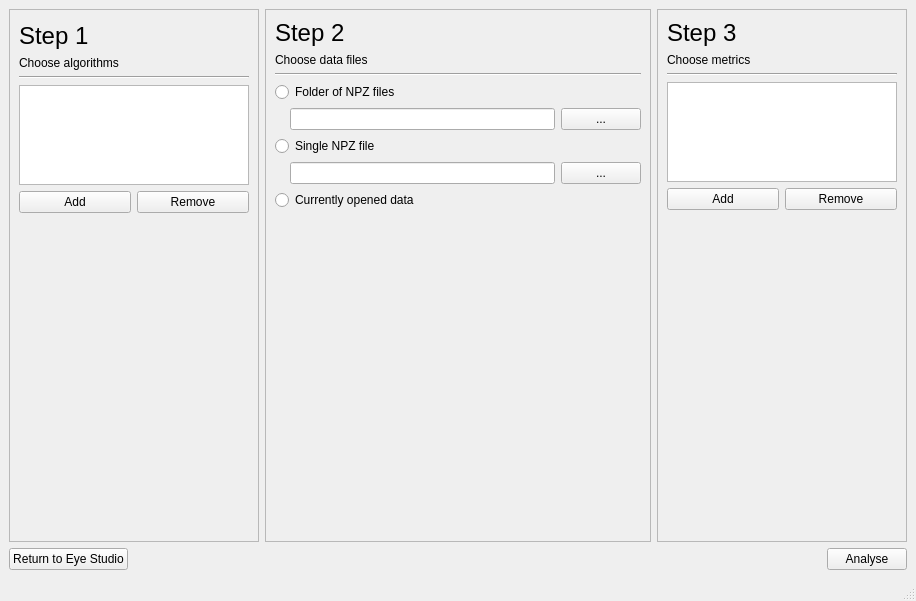
<?xml version="1.0" encoding="UTF-8"?>
<ui version="4.0">
 <class>mainWindow</class>
 <widget class="QMainWindow" name="mainWindow">
  <property name="geometry">
   <rect>
    <x>0</x>
    <y>0</y>
    <width>916</width>
    <height>601</height>
   </rect>
  </property>
  <property name="windowTitle">
   <string>Eye Analyser</string>
  </property>
  <widget class="QWidget" name="centralwidget">
   <layout class="QVBoxLayout" name="verticalLayout_4">
    <item>
     <layout class="QHBoxLayout" name="horizontalLayout">
      <item>
       <widget class="QFrame" name="frame">
        <property name="minimumSize">
         <size>
          <width>250</width>
          <height>0</height>
         </size>
        </property>
        <property name="maximumSize">
         <size>
          <width>250</width>
          <height>16777215</height>
         </size>
        </property>
        <property name="frameShape">
         <enum>QFrame::StyledPanel</enum>
        </property>
        <property name="frameShadow">
         <enum>QFrame::Raised</enum>
        </property>
        <layout class="QVBoxLayout" name="verticalLayout">
         <property name="topMargin">
          <number>12</number>
         </property>
         <property name="bottomMargin">
          <number>12</number>
         </property>
         <item>
          <widget class="QLabel" name="label">
           <property name="font">
            <font>
             <pointsize>18</pointsize>
            </font>
           </property>
           <property name="text">
            <string>Step 1</string>
           </property>
          </widget>
         </item>
         <item>
          <widget class="QLabel" name="label_3">
           <property name="text">
            <string>Choose algorithms</string>
           </property>
          </widget>
         </item>
         <item>
          <widget class="Line" name="line">
           <property name="orientation">
            <enum>Qt::Horizontal</enum>
           </property>
          </widget>
         </item>
         <item>
          <widget class="QListWidget" name="filterList">
           <property name="minimumSize">
            <size>
             <width>0</width>
             <height>100</height>
            </size>
           </property>
           <property name="maximumSize">
            <size>
             <width>16777215</width>
             <height>100</height>
            </size>
           </property>
          </widget>
         </item>
         <item>
          <layout class="QHBoxLayout" name="horizontalLayout_2">
           <item>
            <widget class="QPushButton" name="pushFilterAdd">
             <property name="text">
              <string>Add</string>
             </property>
            </widget>
           </item>
           <item>
            <widget class="QPushButton" name="pushFilterRemove">
             <property name="text">
              <string>Remove</string>
             </property>
            </widget>
           </item>
          </layout>
         </item>
         <item>
          <layout class="QVBoxLayout" name="groupBoxLayout"/>
         </item>
         <item>
          <spacer name="verticalSpacer">
           <property name="orientation">
            <enum>Qt::Vertical</enum>
           </property>
           <property name="sizeHint" stdset="0">
            <size>
             <width>20</width>
             <height>40</height>
            </size>
           </property>
          </spacer>
         </item>
        </layout>
       </widget>
      </item>
      <item>
       <widget class="QFrame" name="frame_2">
        <property name="frameShape">
         <enum>QFrame::StyledPanel</enum>
        </property>
        <property name="frameShadow">
         <enum>QFrame::Raised</enum>
        </property>
        <layout class="QVBoxLayout" name="verticalLayout_2">
         <property name="bottomMargin">
          <number>0</number>
         </property>
         <item>
          <widget class="QLabel" name="label_2">
           <property name="font">
            <font>
             <pointsize>18</pointsize>
            </font>
           </property>
           <property name="text">
            <string>Step 2</string>
           </property>
          </widget>
         </item>
         <item>
          <widget class="QLabel" name="label_4">
           <property name="text">
            <string>Choose data files</string>
           </property>
          </widget>
         </item>
         <item>
          <widget class="Line" name="line_2">
           <property name="orientation">
            <enum>Qt::Horizontal</enum>
           </property>
          </widget>
         </item>
         <item>
          <widget class="QRadioButton" name="radioFolder">
           <property name="text">
            <string>Folder of NPZ files</string>
           </property>
          </widget>
         </item>
         <item>
          <layout class="QHBoxLayout" name="horizontalLayout_3">
           <item>
            <spacer name="horizontalSpacer">
             <property name="orientation">
              <enum>Qt::Horizontal</enum>
             </property>
             <property name="sizeType">
              <enum>QSizePolicy::Fixed</enum>
             </property>
             <property name="sizeHint" stdset="0">
              <size>
               <width>15</width>
               <height>20</height>
              </size>
             </property>
            </spacer>
           </item>
           <item>
            <widget class="QLineEdit" name="textFolder"/>
           </item>
           <item>
            <widget class="QPushButton" name="pushSelectFolder">
             <property name="text">
              <string>...</string>
             </property>
             <property name="autoDefault">
              <bool>false</bool>
             </property>
             <property name="default">
              <bool>false</bool>
             </property>
             <property name="flat">
              <bool>false</bool>
             </property>
            </widget>
           </item>
          </layout>
         </item>
         <item>
          <widget class="QRadioButton" name="radioSingle">
           <property name="text">
            <string>Single NPZ file</string>
           </property>
          </widget>
         </item>
         <item>
          <layout class="QHBoxLayout" name="horizontalLayout_4">
           <item>
            <spacer name="horizontalSpacer_2">
             <property name="orientation">
              <enum>Qt::Horizontal</enum>
             </property>
             <property name="sizeType">
              <enum>QSizePolicy::Fixed</enum>
             </property>
             <property name="sizeHint" stdset="0">
              <size>
               <width>15</width>
               <height>20</height>
              </size>
             </property>
            </spacer>
           </item>
           <item>
            <widget class="QLineEdit" name="textSingle"/>
           </item>
           <item>
            <widget class="QPushButton" name="pushSelectSingle">
             <property name="text">
              <string>...</string>
             </property>
            </widget>
           </item>
          </layout>
         </item>
         <item>
          <widget class="QRadioButton" name="radioCurrent">
           <property name="text">
            <string>Currently opened data</string>
           </property>
          </widget>
         </item>
         <item>
          <spacer name="verticalSpacer_2">
           <property name="orientation">
            <enum>Qt::Vertical</enum>
           </property>
           <property name="sizeHint" stdset="0">
            <size>
             <width>20</width>
             <height>40</height>
            </size>
           </property>
          </spacer>
         </item>
        </layout>
       </widget>
      </item>
      <item>
       <widget class="QFrame" name="frame_3">
        <property name="maximumSize">
         <size>
          <width>250</width>
          <height>16777215</height>
         </size>
        </property>
        <property name="frameShape">
         <enum>QFrame::StyledPanel</enum>
        </property>
        <property name="frameShadow">
         <enum>QFrame::Raised</enum>
        </property>
        <layout class="QVBoxLayout" name="verticalLayout_3">
         <property name="bottomMargin">
          <number>12</number>
         </property>
         <item>
          <widget class="QLabel" name="label_5">
           <property name="font">
            <font>
             <pointsize>18</pointsize>
            </font>
           </property>
           <property name="text">
            <string>Step 3</string>
           </property>
          </widget>
         </item>
         <item>
          <widget class="QLabel" name="label_6">
           <property name="text">
            <string>Choose metrics</string>
           </property>
          </widget>
         </item>
         <item>
          <widget class="Line" name="line_3">
           <property name="orientation">
            <enum>Qt::Horizontal</enum>
           </property>
          </widget>
         </item>
         <item>
          <widget class="QListWidget" name="metricList">
           <property name="minimumSize">
            <size>
             <width>0</width>
             <height>100</height>
            </size>
           </property>
           <property name="maximumSize">
            <size>
             <width>16777215</width>
             <height>100</height>
            </size>
           </property>
          </widget>
         </item>
         <item>
          <layout class="QHBoxLayout" name="horizontalLayout_6">
           <item>
            <widget class="QPushButton" name="pushMetricAdd">
             <property name="text">
              <string>Add</string>
             </property>
            </widget>
           </item>
           <item>
            <widget class="QPushButton" name="pushMetricRemove">
             <property name="text">
              <string>Remove</string>
             </property>
            </widget>
           </item>
          </layout>
         </item>
         <item>
          <spacer name="verticalSpacer_3">
           <property name="orientation">
            <enum>Qt::Vertical</enum>
           </property>
           <property name="sizeHint" stdset="0">
            <size>
             <width>20</width>
             <height>40</height>
            </size>
           </property>
          </spacer>
         </item>
        </layout>
       </widget>
      </item>
     </layout>
    </item>
    <item>
     <layout class="QHBoxLayout" name="horizontalLayout_5">
      <item>
       <widget class="QPushButton" name="pushOpenStudio">
        <property name="text">
         <string>Return to Eye Studio</string>
        </property>
       </widget>
      </item>
      <item>
       <spacer name="horizontalSpacer_3">
        <property name="orientation">
         <enum>Qt::Horizontal</enum>
        </property>
        <property name="sizeHint" stdset="0">
         <size>
          <width>40</width>
          <height>20</height>
         </size>
        </property>
       </spacer>
      </item>
      <item>
       <widget class="QPushButton" name="pushAnalyse">
        <property name="text">
         <string>Analyse</string>
        </property>
       </widget>
      </item>
     </layout>
    </item>
   </layout>
  </widget>
  <widget class="QMenuBar" name="menubar">
   <property name="geometry">
    <rect>
     <x>0</x>
     <y>0</y>
     <width>916</width>
     <height>22</height>
    </rect>
   </property>
  </widget>
  <widget class="QStatusBar" name="statusbar"/>
 </widget>
 <resources/>
 <connections/>
</ui>
